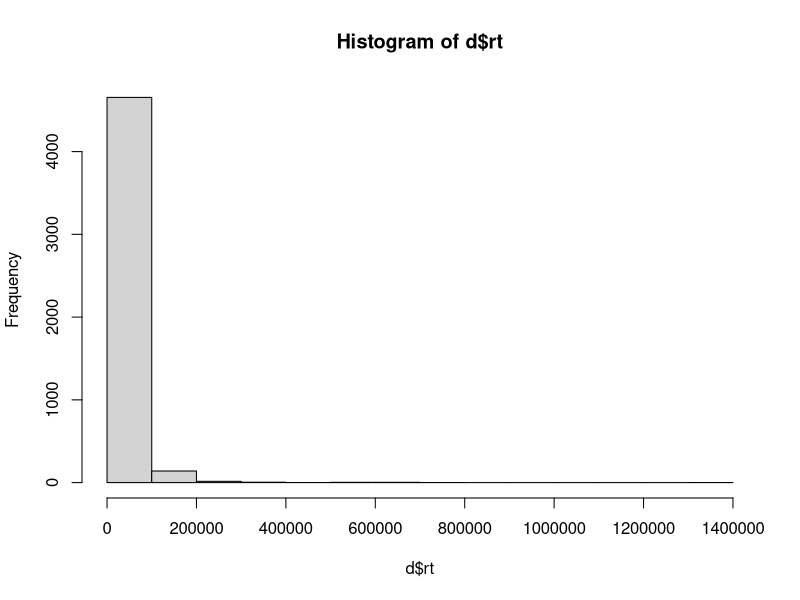
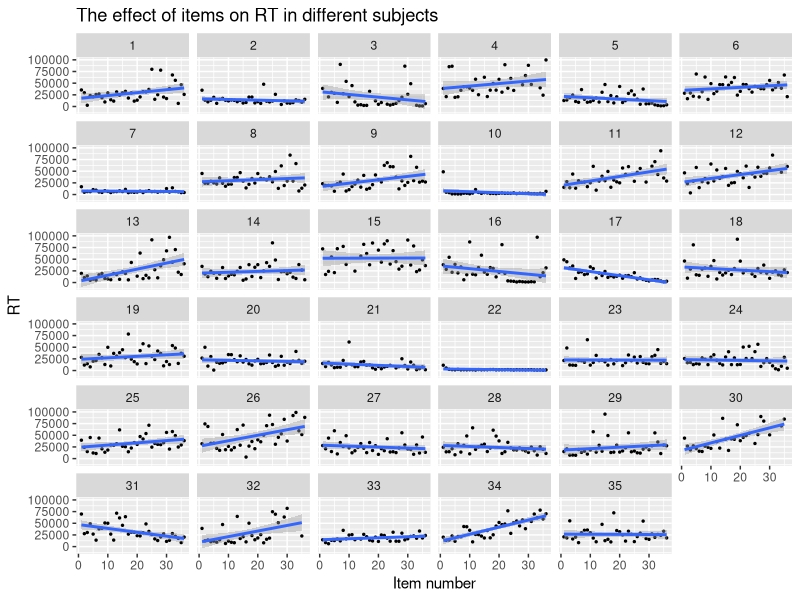
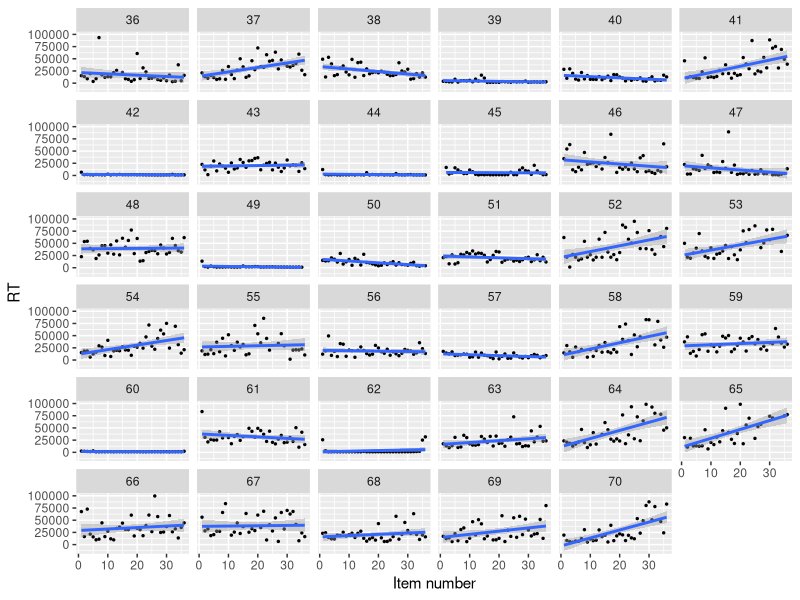
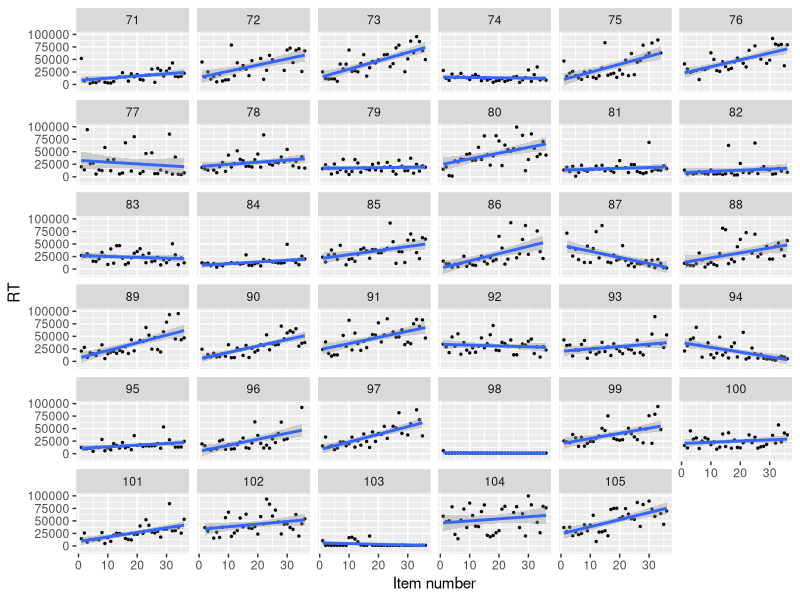
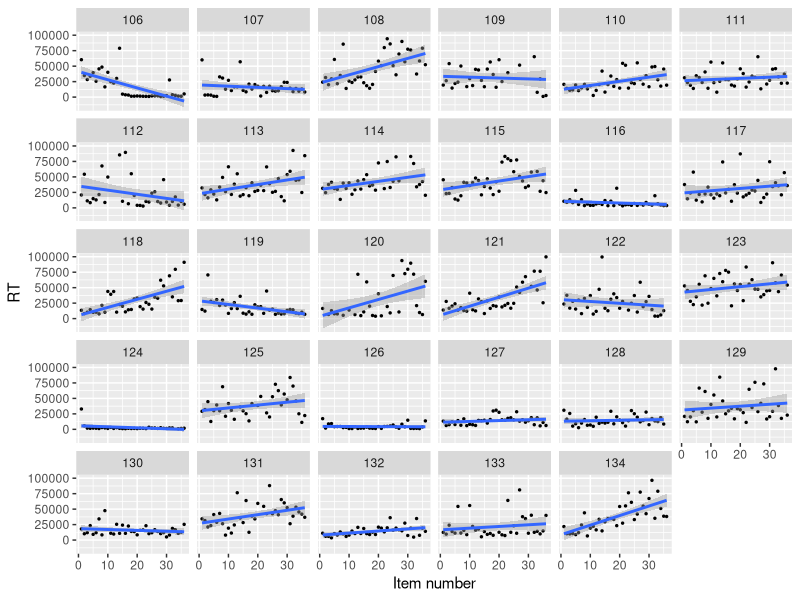
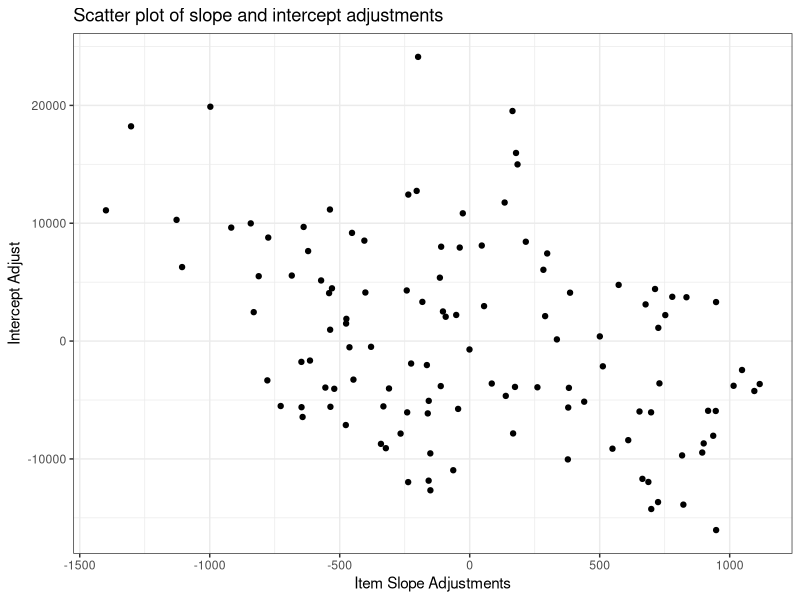

Reproduce these figures in R, in order.
## ---- chunk 1
# Load the data
d <- read.csv("data.csv")

# Plot the histogram of the "RT" Column
hist(d$rt)
## ---- chunk 2
# From the histogram we can observe that for RT > 100000, these are the outliers
# So we just remove these outliers from the orginal dataset
d <- subset(d, d$rt < 100000)
## ---- chunk 3
library("ggplot2")
# Due to there are too many subjects, so I split these subjects into four charts.
d.1 <- subset(d, d$subject < 36)
ggplot(data = d.1, aes(x = item, y = rt)) +
  geom_point(size = 0.5) +
  stat_smooth(method = "lm") +
  facet_wrap(~ subject) +
  labs(x = "Item number",
       y = "RT") + ggtitle("The effect of items on RT in different subjects")

d.2 <- subset(d, d$subject > 35 & d$subject < 71)
ggplot(data = d.2, aes(x = item, y = rt)) +
  geom_point(size = 0.5) +
  stat_smooth(method = "lm") +
  facet_wrap(~ subject) +
  labs(x = "Item number",
       y = "RT")

d.3 <- subset(d, d$subject > 70 & d$subject < 106)
ggplot(data = d.3, aes(x = item, y = rt)) +
  geom_point(size = 0.5) +
  stat_smooth(method = "lm") +
  facet_wrap(~ subject) +
  labs(x = "Item number",
       y = "RT")

d.4 <- subset(d, d$subject > 105)
ggplot(data = d.4, aes(x = item, y = rt)) +
  geom_point(size = 0.5) +
  stat_smooth(method = "lm") +
  facet_wrap(~ subject) +
  labs(x = "Item number",
       y = "RT")
## ---- chunk 4
# Make a list storing the subjects that should be removed
rem_list <- NULL

for (i in 1:134) {
  sub <- subset(d, d$subject == i)
  ave <- mean(sub$rt)
  if (ave < 10000) {
    rem_list <- c(rem_list, i)
  }
}
# Print the list contain those subjects that should be removed
print(rem_list)

# Remove these subjects
library(dplyr)
d <- d %>% dplyr::filter(!subject %in% rem_list)
## ---- chunk 5
library(lme4)
# Run the model
mod <- lmer(rt ~ item + correct + (item + correct | subject),
            data = d,
            control=lmerControl(optimizer="Nelder_Mead"))
summary(mod)
## ---- chunk 6
# Run a regular linear model
linear.mod <- lm(rt ~ item + correct + 1, data = d)
summary(linear.mod)
## ---- chunk 7
tab <- ranef(mod)$subject
## ---- chunk 8
print(mean(tab$item))
## ---- chunk 9
# Find those subjects who have negative slope on item
# If the adjustments lower than the slope of item in the fixed effect
# Then the slope will be negative
neg.slope.item <- subset(tab, tab$item < -320)
print(length(neg.slope.item))
## ---- chunk 10
ggplot(data = tab, aes(x = item, y = `(Intercept)`)) +
        geom_point() +
        labs(title = "Scatter plot of slope and intercept adjustments",
             x = "Item Slope Adjustments",
             y = "Intercept Adjust") +
        theme_bw()
